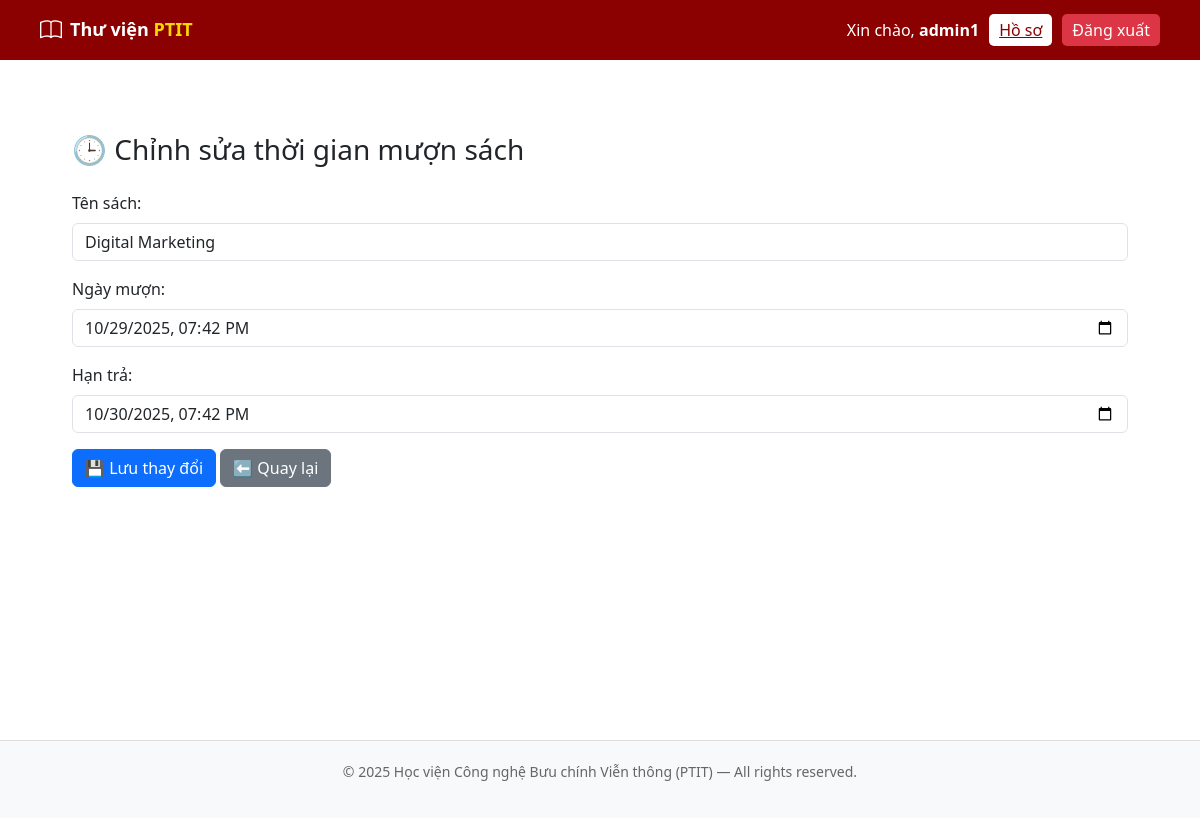
Screenshot of /manager/loans/edit/38/ (signed in) with the database file from the repository.
### borrower/models.py (models this page shows, shortened)
class Loan(models.Model):
    user = models.ForeignKey(User, on_delete=models.CASCADE, verbose_name="Người mượn")
    book = models.ForeignKey(Book, on_delete=models.CASCADE, verbose_name="Sách mượn")
    borrowed_at = models.DateTimeField(default=timezone.now, verbose_name="Ngày mượn")
    due_date = models.DateTimeField(default=default_due_date, verbose_name="Hạn trả")
    returned = models.BooleanField(default=False, verbose_name="Đã trả")
    returned_at = models.DateTimeField(null=True, blank=True, verbose_name="Ngày trả")
    class Meta:
        verbose_name = "Phiếu mượn"
        verbose_name_plural = "📘 Danh sách phiếu mượn"
        ordering = ["-borrowed_at"]

### manager/models.py (models this page shows, shortened)
class Book(models.Model):
    title = models.CharField(max_length=255, verbose_name="Tên sách")
    author = models.CharField(max_length=255, verbose_name="Tác giả")
    year = models.PositiveIntegerField(verbose_name="Năm xuất bản", null=True, blank=True)
    category = models.CharField(max_length=100, verbose_name="Thể loại", blank=True, null=True)
    description = models.TextField(blank=True, null=True)
    total_copies = models.PositiveIntegerField(default=1)
    available_copies = models.PositiveIntegerField(default=1)
    cover = models.ImageField(upload_to='book_images/', blank=True, null=True)
    created_at = models.DateTimeField(auto_now_add=True)

### manager/views.py (the view, shortened to what this page needs)
# urls.py: path('loans/edit/<int:loan_id>/', views.edit_loan_dates, name='edit_loan_dates'),
@staff_required
def edit_loan_dates(request, loan_id):
    loan = get_object_or_404(Loan, pk=loan_id)
    return render(request, 'manager/edit_loan.html', {'loan': loan})

### manager/views.py (called while the page is built)
def staff_required(view_func):
    return user_passes_test(
        lambda u: u.is_staff,
        login_url='/accounts/login/'
    )(view_func)

### manager/templates/manager/edit_loan.html (shortened to what this page needs)
{% extends "base.html" %}
{% block content %}
<div class="container mt-5">
  <h3 class="mb-4">🕒 Chỉnh sửa thời gian mượn sách</h3>
  <form method="post">
    <div class="mb-3">
      <label class="form-label">Tên sách:</label>
      <input type="text" class="form-control" value="{{ loan.book.title }}" readonly>
    </div>
    <div class="mb-3">
      <label class="form-label">Ngày mượn:</label>
      <input type="datetime-local" class="form-control" name="borrowed_at" value="{{ loan.borrowed_at|date:'Y-m-d\\TH:i' }}">
    </div>
    <div class="mb-3">
      <label class="form-label">Hạn trả:</label>
      <input type="datetime-local" class="form-control" name="due_date" value="{{ loan.due_date|date:'Y-m-d\\TH:i' }}">
    </div>
    <button type="submit" class="btn btn-primary">💾 Lưu thay đổi</button>
    <a href="{% url 'manager:manage_loans' %}" class="btn btn-secondary">⬅ Quay lại</a>
  </form>
</div>
{% endblock %}

### templates/base.html (shortened to what this page needs)
{% load static %}
<!DOCTYPE html>
<html lang="vi">
<head>
    <link href="https://cdn.jsdelivr.net/npm/bootstrap@5.3.3/dist/css/bootstrap.min.css" rel="stylesheet">
    <link href="https://cdn.jsdelivr.net/npm/bootstrap-icons@1.11.3/font/bootstrap-icons.css" rel="stylesheet">
</head>
<body>
    <header>
        <div class="header-left">
            {% if user.is_authenticated %}
                {% if user.is_staff %}
                    <a href="{% url 'manager:home' %}" class="d-flex align-items-center text-white text-decoration-none">
                        <i class="bi bi-book logo"></i>
                        <h1 class="ms-2">Thư viện <span>PTIT</span></h1>
                    </a>
                {% else %}
                    <a href="{% url 'borrower:home' %}" class="d-flex align-items-center text-white text-decoration-none">
                        <i class="bi bi-book logo"></i>
                        <h1 class="ms-2">Thư viện <span>PTIT</span></h1>
                    </a>
                {% endif %}
            {% else %}
                <a href="{% url 'login' %}" class="d-flex align-items-center text-white text-decoration-none">
                    <i class="bi bi-book logo"></i>
                    <h1 class="ms-2">Thư viện <span>PTIT</span></h1>
                </a>
            {% endif %}
        </div>
        <div class="user-section">
            {% if user.is_authenticated %}
                <span>Xin chào, <strong>{{ user.username }}</strong></span>
                {% if user.is_staff %}
                    <a href="{% url 'manager:profile' %}" class="btn-profile">Hồ sơ</a>
                {% else %}
                    <a href="{% url 'borrower:profile' %}" class="btn-profile">Hồ sơ</a>
                {% endif %}
                <form method="post" action="{% url 'logout' %}" style="display:inline;">
                    <button type="submit" class="btn-logout">Đăng xuất</button>
                </form>
            {% else %}
                <a href="{% url 'login' %}" class="btn btn-light text-dark">Đăng nhập</a>
            {% endif %}
        </div>
    </header>
    <main>
        {% block content %}{% endblock %}
    </main>
    <footer>
        <p>© 2025 Học viện Công nghệ Bưu chính Viễn thông (PTIT) — All rights reserved.</p>
    </footer>
</body>
</html>

### templates/base.html (style rules this page uses)
header { background-color: #8B0000; color: white; padding: 10px 40px; display: flex; justify-content: space-between; align-items: center; height: 60px; }
.header-left { display: flex; align-items: center; gap: 10px; }
.header-left .logo { font-size: 22px; }
.header-left h1 { font-size: 18px; font-weight: bold; margin: 0; }
.header-left span { color: #FFD700; }
.user-section { display: flex; align-items: center; gap: 10px; }
.btn-profile { background-color: white; color: #8B0000; border: none; font-weight: 500; border-radius: 5px; padding: 4px 10px; }
.btn-logout { background-color: #dc3545; color: white; border: none; border-radius: 5px; padding: 4px 10px; }
main { padding: 25px 60px; background-color: #fff; min-height: calc(100vh - 120px); }
footer { text-align: center; padding: 20px; color: #666; font-size: 14px; border-top: 1px solid #ddd; background-color: #f8f9fa; }

### rows the page displays
Loan: book "Digital Marketing", borrowed_at "10/29/2025 19:42", due_date "10/30/2025 19:42"

### other values shown
{{ user.username }} "admin1"
